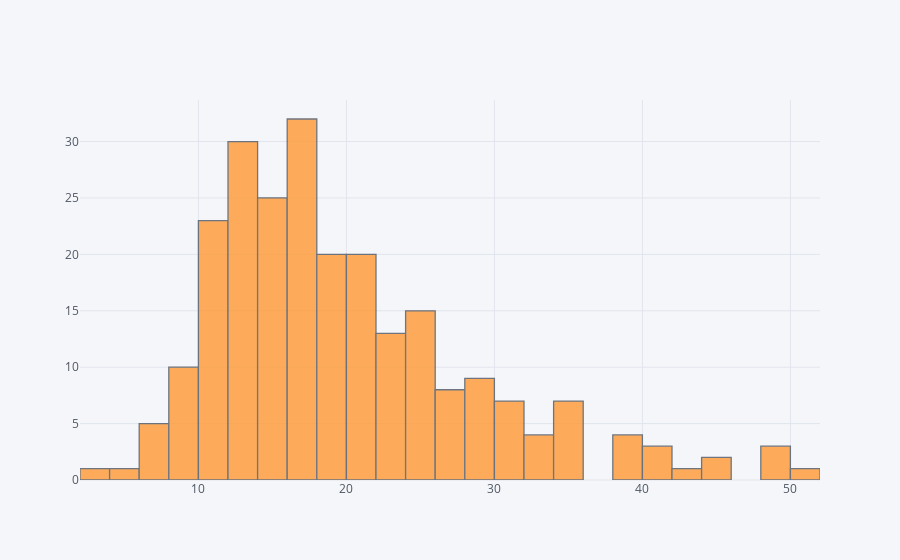

Write notebook code for a chart like this one.
### Markdown cell above
### Histogram

### Code cell
tips['total_bill'].iplot(kind='hist',bins=25)

### Figure 1 — Plotly figure (JSON) as saved in the notebook; plotly's stock layout.template omitted (floating-point values rounded to 4 significant figures; data arrays with more than 128 entries replaced by an {"elided": "..."} marker saying what was removed)
{"data": [{"histfunc": "count", "histnorm": "", "marker": {"color": "rgba(255, 153, 51, 1.0)", "line": {"color": "#4D5663", "width": 1.3}}, "name": "total_bill", "nbinsx": 25, "opacity": 0.8, "orientation": "v", "type": "histogram", "uid": "606e61cf-101e-48dc-969b-e2b376cf5029", "x": {"elided": "244 float values"}}], "layout": {"barmode": "overlay", "legend": {"bgcolor": "#F5F6F9", "font": {"color": "#4D5663"}}, "paper_bgcolor": "#F5F6F9", "plot_bgcolor": "#F5F6F9", "title": {"font": {"color": "#4D5663"}}, "xaxis": {"gridcolor": "#E1E5ED", "showgrid": true, "tickfont": {"color": "#4D5663"}, "title": {"font": {"color": "#4D5663"}, "text": ""}, "zerolinecolor": "#E1E5ED"}, "yaxis": {"gridcolor": "#E1E5ED", "showgrid": true, "tickfont": {"color": "#4D5663"}, "title": {"font": {"color": "#4D5663"}, "text": ""}, "zerolinecolor": "#E1E5ED"}}}
